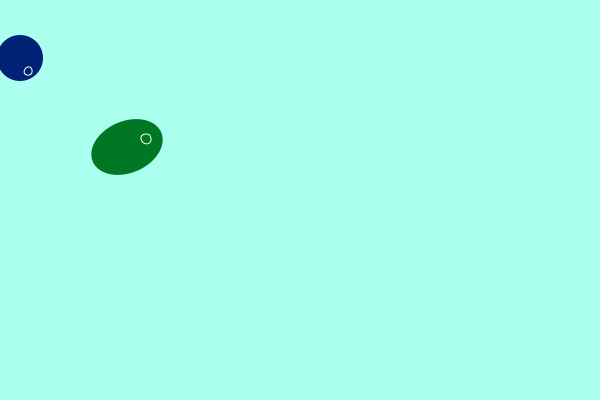
Frame 1 (no input)
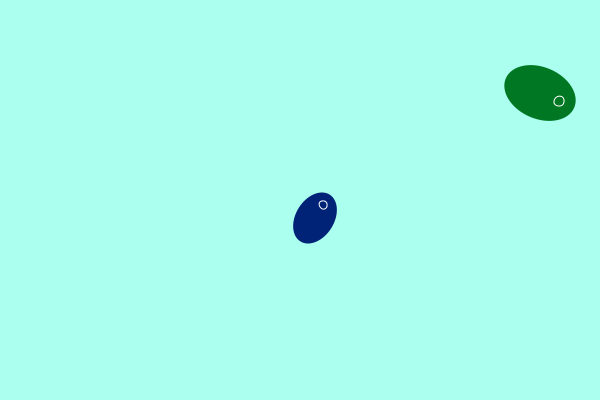
Frame 60 (the mouse pressed at the canvas centre just before this capture)
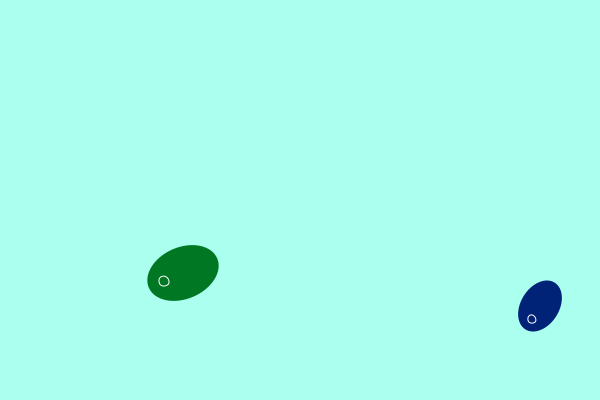
Frame 120 (the mouse held since frame 60 and released just before this capture)

The Processing sketch that drew these frames (run headless with seeded random() and noise(); from frame 60 on, the mouse is pressed at the canvas centre):

// Processing sketch: BouncingOvals
// ── BouncingOvals.pde
// Oval balls with a direction, bouncing off the walls
Ball ball1, ball2;

void setup()
{
  size(600, 400);
  smooth();

  ball1 = new Ball(20, 50, -5, 8, 23, #002277);
  ball2 = new Ball(120, 150, 7, -3, 31, #007722);
}

void draw()
{
  background(#AAFFEE);
  ball1.Move();
  ball2.Move();
  ball1.Display();
  ball2.Display();
}


class Ball
{
  float posX, posY; // Position
  float speedX, speedY; // Movement (linear)
  float radius;
  color ballColor;
  float angle;
  float squashFactor;

  Ball(float px, float py, float sX, float sY, float r, color c)
  {
    posX = px; posY = py;
    speedX = sX; speedY = sY;
    radius = r; ballColor = c;
  }

  void Move()
  {
    squashFactor = 1.2;
    posX += speedX;
    if (posX < radius || posX > width - radius)
    {
      speedX = -speedX;
      posX += speedX;
      squashFactor = 1.0;
    }
    posY += speedY;
    if (posY < radius || posY > height - radius)
    {
      speedY = -speedY;
      posY += speedY;
      squashFactor = 1.0;
    }
    angle = atan2(speedY, speedX);
  }

  void Display()
  {
    noStroke();
    fill(ballColor);
// Old drawing method, easy and boring...
//    ellipse(posX, posY, radius * 2, radius * 2);
    // New method: I draw at 0, 0 and translate and rotate at the right place
    pushMatrix();
    translate(posX, posY);
    rotate(angle);
    ellipse(0, 0, radius * 2 * squashFactor, radius * 2 / squashFactor);
    stroke(255);
    noFill();
    ellipse(2 * radius / 3, 0, radius / 3, radius / 3);
    popMatrix();
  }
}
